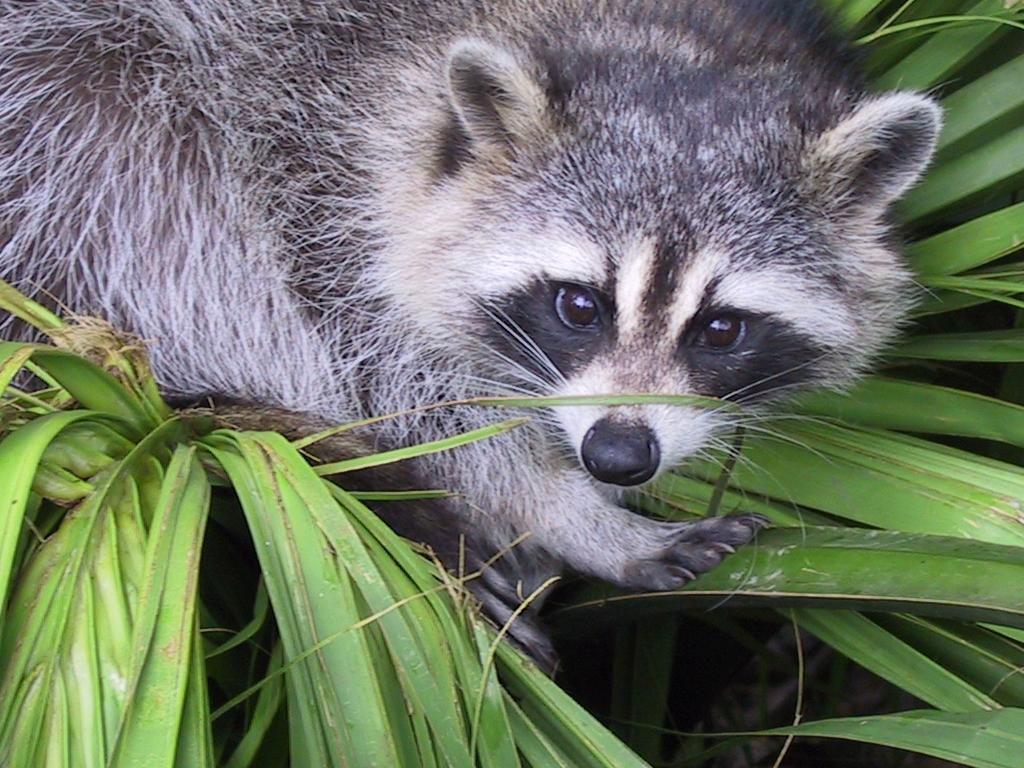
#> input picture Python 1/ex04/animal.jpeg, 1024 x 768 px
$ python rotate.py
#> lines starting #> are read from the running program, lines starting #| are printed output that depends on the picture
### Python 1/ex04/load_image.py
from PIL import Image
import numpy as np


def ft_load(path: str) -> np.ndarray:
    """Take a path of an image to load it, then print its format and
    its pixels content in RGB format. Return an array containing
    the information of the picture.
    Any invalid path will proc an TypeError"""
#> called with path = 'animal.jpeg'
    if not isinstance(path, str) or not path:
        raise TypeError("Argument must be a valid path!")
    with Image.open(path) as im:
#> im is the input picture: PIL image 1024x768 RGB; mean R, G, B 110.7, 117.7, 102.1
        data = np.array(im.convert("RGB"))
    return data

### Python 1/ex04/rotate.py
import load_image as li
from PIL import Image
import numpy as np
import matplotlib.pyplot as plt


def ft_transpose(data: np.ndarray) -> np.ndarray:
    """Transpose the width and height of the image received."""
    if not isinstance(data, np.ndarray):
        raise TypeError("Argument must be a NumPy array!")
    if data.size == 0:
        raise ValueError("Array cannot be empty!")
    if data.ndim != 2:
        raise ValueError("Array must have exactly 2 dimensions!")
    return np.array([[data[row][col] for row in range(len(data))]
                     for col in range(len(data[0]))])


def ft_rotate(path: str) -> np.ndarray:
    """Rotate the image received by transposing it."""
    data = li.ft_load(path)
    im = Image.fromarray(data).convert("L")
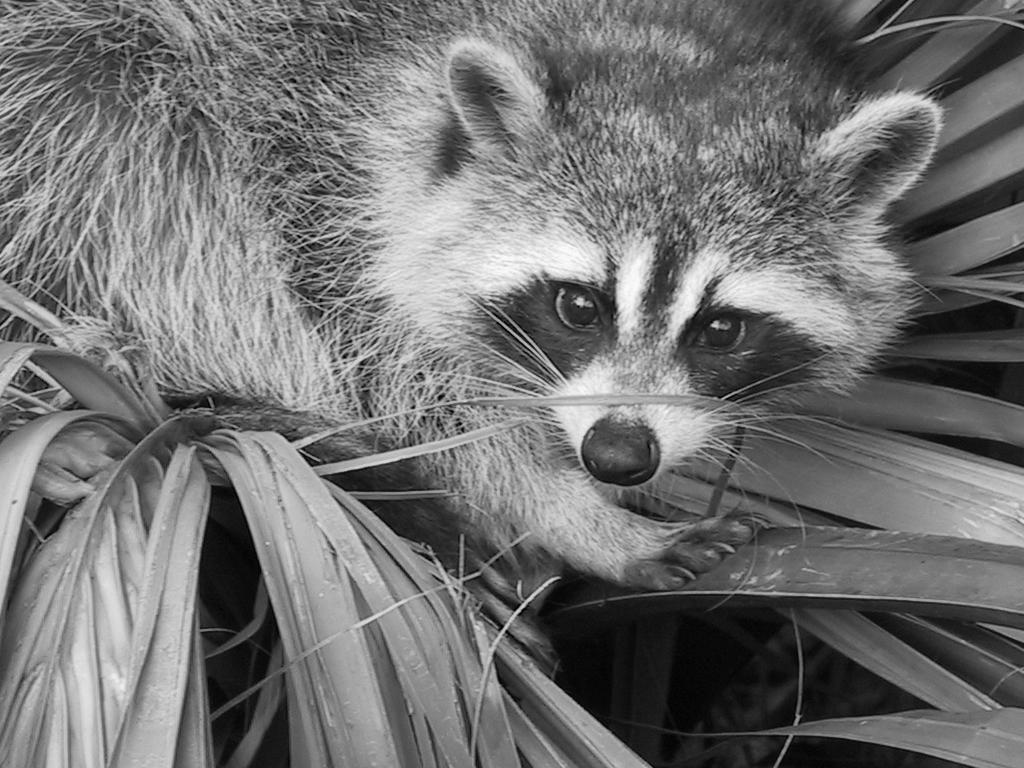
#> im: PIL image 1024x768 L; min 0, max 253, mean 113.8
    grey_data = np.array(im)
    zoomed_data = grey_data[80:480, 420:820, np.newaxis]
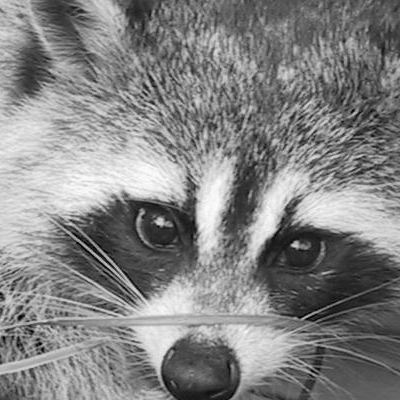
#> zoomed_data: shape (400, 400, 1); min 0, max 253, mean 131.4
    print(f"The shape of image is: {zoomed_data.shape}")
#| The shape of image is: (400, 400, 1)
    print(zoomed_data)
#> (printed output is left out)
    transposed_data = ft_transpose(zoomed_data[:, :, 0])
#> in ft_transpose, `return np.array([[data[row][col] for row in range(len(data))] for col ..`:
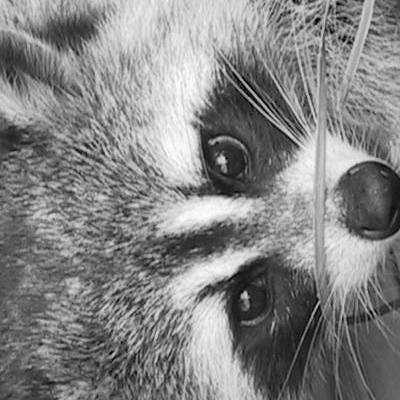
#> returned value: shape (400, 400); min 0, max 253, mean 131.4
    print(f"New shape after Transpose: {transposed_data.shape}")
#| New shape after Transpose: (400, 400)
    print(transposed_data)
#> (printed output is left out)
    plt.imshow(transposed_data, cmap="gray")
    plt.show()
    return transposed_data


def main():
    """Rotate the image by transposing it."""
    try:
        ft_rotate("animal.jpeg")
    except (TypeError, OSError, ValueError, IndexError) as e:
        print(f"Error: {e}")


if __name__ == "__main__":
    main()
